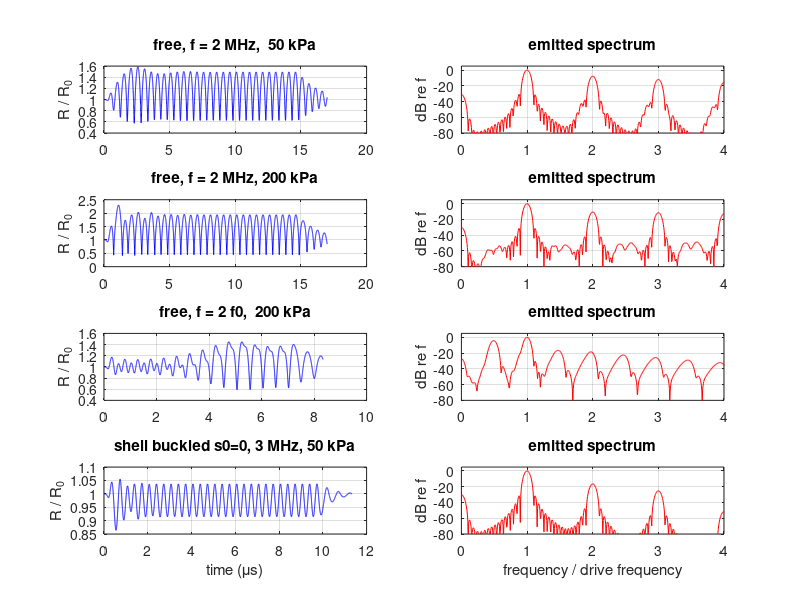

This figure's MATLAB source:
%% m28_rayleigh_plesset.m  --  Rayleigh-Plesset (Marmottant form) with a hand-written RK4
% Purpose : integrate the radial dynamics of a free gas bubble and of a lipid-coated
%           bubble (Marmottant buckling/rupture shell), compute the emitted pressure
%           p_s = rho (R^2 R'' + 2 R R'^2) / r and its spectrum, and read off the
%           harmonic, subharmonic and compression-only signatures.
% Model   : rho (R R'' + 3/2 R'^2) = Pg0 (R0/R)^(3g) (1 - 3g R'/c) - P0 - 2 sig(R)/R
%                                   - 4 mu R'/R - 4 ks R'/R^2 - Pac(t)
%           sig(R) = 0 (R < Rb), chi (R^2/Rb^2 - 1) (Rb <= R <= Rr), sigma_w (R > Rr).
% Change  : R0, f, P (cases table below), chi, ks, s0 (surface tension at rest).
% Expect  : free 2 um bubble (f0 = 2.04 MHz) at 2 MHz, 200 kPa: Rmax/R0 = 2.30,
%           2nd harmonic -10.6 dB; driven at 2 f0 (4.08 MHz) the subharmonic is
%           -30 dB at 100 kPa and -4 dB at 200 kPa (above threshold); a buckled
%           shell (s0 = 0) compresses 2.5 times further than it expands.
% Provenance: simulation (this script). Shell values chi = 0.5 N/m, s0 = 0.02 N/m, ks = 5e-9 kg/s,
%           g = 1.07 are illustrative (inside the range fitted to lipid agents, not one agent).
% Runtime : about 15 s in Octave (RK4 in an interpreted loop), a few s in MATLAB.
clear; close all; rng(1);

%% Liquid and gas constants (water at 20 C)
rho = 1000;        % kg/m^3
c   = 1480;        % m/s
mu  = 1e-3;        % Pa s
P0  = 101325;      % Pa
sw  = 0.072;       % N/m, water surface tension
rObs = 0.01;       % m, observation distance for the emitted pressure

%% Cases: {label, R0 (m), shell (0/1), gamma, s0 (N/m), f (Hz or 0 = 2 f0), P (Pa)}
chi = 0.5;  ks = 5e-9;            % shell elasticity (N/m) and dilatational viscosity (kg/s)
cases = { 'free, f = 2 MHz,  50 kPa',  2e-6, 0, 1.40, 0,    2e6,  50e3;
          'free, f = 2 MHz, 200 kPa',  2e-6, 0, 1.40, 0,    2e6, 200e3;
          'free, f = 2 f0,  100 kPa',  2e-6, 0, 1.40, 0,    0,   100e3;
          'free, f = 2 f0,  200 kPa',  2e-6, 0, 1.40, 0,    0,   200e3;
          'shell elastic s0=0.02, 3 MHz, 100 kPa', 2e-6, 1, 1.07, 0.02, 3e6, 100e3;
          'shell buckled s0=0, 3 MHz, 50 kPa',     2e-6, 1, 1.07, 0,    3e6,  50e3 };
ncyc = 30;        % cycles in the tone burst (sin^2 ramps of one cycle)
nper = 200;       % RK4 steps per acoustic period (split further when R moves fast)

nc = size(cases, 1);
res = zeros(nc, 7);
keep = cell(nc, 1);
fprintf('%-40s %7s %6s %6s %7s %7s %7s %8s\n', 'case', 'f0 MHz', 'Rmax', 'Rmin', 'H2 dB', 'H3 dB', 'f/2 dB', 'ps,max Pa');
for ic = 1:nc
  R0 = cases{ic, 2}; shell = cases{ic, 3}; g = cases{ic, 4}; s0 = cases{ic, 5};
  %% Shell law and equilibrium gas pressure
  if shell
    Rb = R0 / sqrt(1 + s0 / chi);  Rr = Rb * sqrt(1 + sw / chi);
    sig = @(R) (R >= Rb & R <= Rr) .* chi .* (R.^2 / Rb^2 - 1) + (R > Rr) .* sw;
    sig0 = s0; kss = ks;
    K = 3*g*P0 + 2*(3*g + 1)*sig0/R0 + 4*chi/R0;      % linear stiffness (elastic state)
  else
    sig = @(R) sw + 0*R; sig0 = sw; kss = 0;
    K = 3*g*P0 + 2*(3*g - 1)*sw/R0;
  end
  f0 = sqrt(K / rho) / (2*pi*R0);
  f = cases{ic, 6}; if f == 0, f = 2 * f0; end
  P = cases{ic, 7};
  Pg0 = P0 + 2 * sig0 / R0;
  T = ncyc / f; tr = 1 / f;
  env = @(t) (t > 0 & t < T) .* sin(pi/2 * min(1, min(t / tr, (T - t) / tr))).^2;
  pac = @(t) P * env(t) .* sin(2*pi*f*t);
  acc = @(t, R, U) ((Pg0 * (R0 ./ R).^(3*g) .* (1 - 3*g*U/c) - P0 - 2*sig(R)./R ...
                    - 4*mu*U./R - 4*kss*U./R.^2 - pac(t)) / rho - 1.5*U.^2) ./ R;
  %% RK4 integration
  dt = 1 / (f * nper); n = round((T + 4/f) / dt);
  t = (0:n) * dt; R = zeros(1, n + 1); U = zeros(1, n + 1); A = zeros(1, n + 1);
  R(1) = R0; A(1) = acc(0, R0, 0); Rk = R0; Uk = 0; tk = 0;
  for i = 1:n
    m = max(1, min(64, ceil(abs(Uk) * dt / Rk / 0.005)));   % sub-steps when R moves > 0.5 % per step
    h = dt / m;
    for s = 1:m
      k1R = Uk;              k1U = acc(tk, Rk, Uk);
      k2R = Uk + h/2*k1U;    k2U = acc(tk + h/2, Rk + h/2*k1R, Uk + h/2*k1U);
      k3R = Uk + h/2*k2U;    k3U = acc(tk + h/2, Rk + h/2*k2R, Uk + h/2*k2U);
      k4R = Uk + h*k3U;      k4U = acc(tk + h,   Rk + h*k3R,   Uk + h*k3U);
      Rk = Rk + h/6*(k1R + 2*k2R + 2*k3R + k4R);
      Uk = Uk + h/6*(k1U + 2*k2U + 2*k3U + k4U);
      tk = tk + h;
    end
    R(i+1) = Rk; U(i+1) = Uk; A(i+1) = acc(tk, Rk, Uk);
  end
  ps = rho * (R.^2 .* A + 2 * R .* U.^2) / rObs;     % emitted pressure at rObs (Pa)
  %% Spectrum of the steady part (30 % to 95 % of the burst), Hann window, 8x zero padding
  idx = find(t > 0.3*T & t < 0.95*T); x = ps(idx) - mean(ps(idx)); L = numel(x);
  w = 0.5 - 0.5*cos(2*pi*(0:L-1)/(L-1));
  nf = 2^nextpow2(8*L); X = abs(fft(x .* w, nf)); fa = (0:nf-1) / (nf*dt);
  lev = @(ff) max(X(max(1, round(ff/fa(2)) - 2):round(ff/fa(2)) + 4));
  L1 = lev(f);
  res(ic, :) = [f0/1e6, max(R)/R0, min(R)/R0, 20*log10(lev(2*f)/L1), 20*log10(lev(3*f)/L1), 20*log10(lev(f/2)/L1), max(ps)];
  fprintf('%-40s %7.2f %6.2f %6.2f %7.1f %7.1f %7.1f %8.1f\n', cases{ic, 1}, res(ic, :));
  keep{ic} = struct('t', t, 'R', R / R0, 'ps', ps, 'f', f, 'fa', fa(1:nf/2), 'X', 20*log10(X(1:nf/2)/L1 + 1e-12));
end

%% Compression-only index for the buckled shell: (R0 - Rmin)/(Rmax - R0)
fprintf('\nCompression/expansion ratio (R0 - Rmin)/(Rmax - R0): elastic %.2f, buckled %.2f\n', ...
  (1 - res(5, 3)) / (res(5, 2) - 1), (1 - res(6, 3)) / (res(6, 2) - 1));

%% Step-size check on the most violent case (free, 2 MHz, 200 kPa): already converged at 200/period
fprintf('Step check: Rmin/R0 = %.4f at %d steps/period (compare 0.415 at 400 and 800 steps/period)\n', res(2, 3), nper);

%% Figures
figure('Position', [50 50 900 640]);
sel = [1 2 4 6];
for k = 1:4
  s = keep{sel(k)};
  subplot(4, 2, 2*k - 1); plot(s.t * 1e6, s.R, 'b'); grid on;
  ylabel('R / R_0'); title(cases{sel(k), 1});
  if k == 4, xlabel('time (\mus)'); end
  subplot(4, 2, 2*k); plot(s.fa / s.f, s.X, 'r'); grid on; xlim([0 4]); ylim([-80 5]);
  ylabel('dB re f'); title('emitted spectrum');
  if k == 4, xlabel('frequency / drive frequency'); end
end
